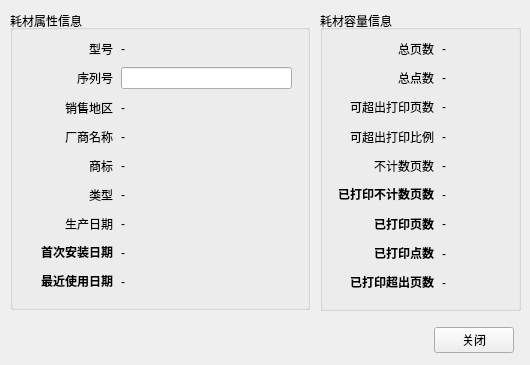
<?xml version="1.0" encoding="UTF-8"?>
<ui version="4.0">
 <class>ReadBack</class>
 <widget class="QDialog" name="ReadBack">
  <property name="geometry">
   <rect>
    <x>0</x>
    <y>0</y>
    <width>530</width>
    <height>365</height>
   </rect>
  </property>
  <property name="windowTitle">
   <string>耗材芯片回读信息</string>
  </property>
  <property name="styleSheet">
   <string notr="true"/>
  </property>
  <widget class="QWidget" name="layoutWidget_3">
   <property name="geometry">
    <rect>
     <x>10</x>
     <y>320</y>
     <width>510</width>
     <height>40</height>
    </rect>
   </property>
   <layout class="QHBoxLayout" name="horizontalLayout_6">
    <property name="leftMargin">
     <number>6</number>
    </property>
    <property name="topMargin">
     <number>6</number>
    </property>
    <property name="rightMargin">
     <number>6</number>
    </property>
    <property name="bottomMargin">
     <number>6</number>
    </property>
    <item>
     <spacer name="horizontalSpacer_4">
      <property name="orientation">
       <enum>Qt::Horizontal</enum>
      </property>
      <property name="sizeHint" stdset="0">
       <size>
        <width>40</width>
        <height>20</height>
       </size>
      </property>
     </spacer>
    </item>
    <item>
     <widget class="QPushButton" name="pushButton_7">
      <property name="text">
       <string>关闭</string>
      </property>
      <property name="autoDefault">
       <bool>false</bool>
      </property>
     </widget>
    </item>
   </layout>
  </widget>
  <widget class="QGroupBox" name="groupBox_2">
   <property name="geometry">
    <rect>
     <x>10</x>
     <y>10</y>
     <width>300</width>
     <height>300</height>
    </rect>
   </property>
   <property name="title">
    <string>耗材属性信息</string>
   </property>
   <property name="alignment">
    <set>Qt::AlignLeading|Qt::AlignLeft|Qt::AlignVCenter</set>
   </property>
   <widget class="QWidget" name="gridLayoutWidget_3">
    <property name="geometry">
     <rect>
      <x>10</x>
      <y>20</y>
      <width>280</width>
      <height>270</height>
     </rect>
    </property>
    <layout class="QGridLayout" name="gridLayout_2" columnstretch="1,2">
     <property name="leftMargin">
      <number>8</number>
     </property>
     <property name="topMargin">
      <number>8</number>
     </property>
     <property name="rightMargin">
      <number>8</number>
     </property>
     <property name="bottomMargin">
      <number>8</number>
     </property>
     <property name="spacing">
      <number>8</number>
     </property>
     <item row="2" column="0">
      <widget class="QLabel" name="label_20">
       <property name="text">
        <string>销售地区</string>
       </property>
       <property name="alignment">
        <set>Qt::AlignRight|Qt::AlignTrailing|Qt::AlignVCenter</set>
       </property>
      </widget>
     </item>
     <item row="0" column="1">
      <widget class="QLabel" name="label">
       <property name="text">
        <string>-</string>
       </property>
      </widget>
     </item>
     <item row="0" column="0">
      <widget class="QLabel" name="label_17">
       <property name="layoutDirection">
        <enum>Qt::LeftToRight</enum>
       </property>
       <property name="text">
        <string>型号</string>
       </property>
       <property name="alignment">
        <set>Qt::AlignRight|Qt::AlignTrailing|Qt::AlignVCenter</set>
       </property>
      </widget>
     </item>
     <item row="3" column="0">
      <widget class="QLabel" name="label_23">
       <property name="text">
        <string>厂商名称</string>
       </property>
       <property name="alignment">
        <set>Qt::AlignRight|Qt::AlignTrailing|Qt::AlignVCenter</set>
       </property>
      </widget>
     </item>
     <item row="1" column="0">
      <widget class="QLabel" name="label_19">
       <property name="text">
        <string>序列号</string>
       </property>
       <property name="alignment">
        <set>Qt::AlignRight|Qt::AlignTrailing|Qt::AlignVCenter</set>
       </property>
      </widget>
     </item>
     <item row="5" column="0">
      <widget class="QLabel" name="label_25">
       <property name="text">
        <string>类型</string>
       </property>
       <property name="alignment">
        <set>Qt::AlignRight|Qt::AlignTrailing|Qt::AlignVCenter</set>
       </property>
      </widget>
     </item>
     <item row="4" column="0">
      <widget class="QLabel" name="label_24">
       <property name="text">
        <string>商标</string>
       </property>
       <property name="alignment">
        <set>Qt::AlignRight|Qt::AlignTrailing|Qt::AlignVCenter</set>
       </property>
      </widget>
     </item>
     <item row="7" column="0">
      <widget class="QLabel" name="label_28">
       <property name="text">
        <string>&lt;html&gt;&lt;head/&gt;&lt;body&gt;&lt;p&gt;&lt;span style=&quot; font-weight:600;&quot;&gt;首次安装日期&lt;/span&gt;&lt;/p&gt;&lt;/body&gt;&lt;/html&gt;</string>
       </property>
       <property name="textFormat">
        <enum>Qt::RichText</enum>
       </property>
       <property name="alignment">
        <set>Qt::AlignRight|Qt::AlignTrailing|Qt::AlignVCenter</set>
       </property>
      </widget>
     </item>
     <item row="6" column="0">
      <widget class="QLabel" name="label_21">
       <property name="text">
        <string>生产日期</string>
       </property>
       <property name="alignment">
        <set>Qt::AlignRight|Qt::AlignTrailing|Qt::AlignVCenter</set>
       </property>
      </widget>
     </item>
     <item row="8" column="0">
      <widget class="QLabel" name="label_26">
       <property name="text">
        <string>&lt;html&gt;&lt;head/&gt;&lt;body&gt;&lt;p&gt;&lt;span style=&quot; font-weight:600;&quot;&gt;最近使用日期&lt;/span&gt;&lt;/p&gt;&lt;/body&gt;&lt;/html&gt;</string>
       </property>
       <property name="textFormat">
        <enum>Qt::RichText</enum>
       </property>
       <property name="alignment">
        <set>Qt::AlignRight|Qt::AlignTrailing|Qt::AlignVCenter</set>
       </property>
      </widget>
     </item>
     <item row="2" column="1">
      <widget class="QLabel" name="label_3">
       <property name="text">
        <string>-</string>
       </property>
      </widget>
     </item>
     <item row="3" column="1">
      <widget class="QLabel" name="label_6">
       <property name="text">
        <string>-</string>
       </property>
      </widget>
     </item>
     <item row="4" column="1">
      <widget class="QLabel" name="label_7">
       <property name="text">
        <string>-</string>
       </property>
      </widget>
     </item>
     <item row="5" column="1">
      <widget class="QLabel" name="label_8">
       <property name="text">
        <string>-</string>
       </property>
      </widget>
     </item>
     <item row="6" column="1">
      <widget class="QLabel" name="label_4">
       <property name="text">
        <string>-</string>
       </property>
      </widget>
     </item>
     <item row="7" column="1">
      <widget class="QLabel" name="label_11">
       <property name="text">
        <string>-</string>
       </property>
      </widget>
     </item>
     <item row="8" column="1">
      <widget class="QLabel" name="label_9">
       <property name="text">
        <string>-</string>
       </property>
      </widget>
     </item>
     <item row="1" column="1">
      <widget class="QLineEdit" name="lineEdit"/>
     </item>
    </layout>
   </widget>
  </widget>
  <widget class="QGroupBox" name="groupBox">
   <property name="geometry">
    <rect>
     <x>320</x>
     <y>10</y>
     <width>201</width>
     <height>301</height>
    </rect>
   </property>
   <property name="title">
    <string>耗材容量信息</string>
   </property>
   <property name="alignment">
    <set>Qt::AlignLeading|Qt::AlignLeft|Qt::AlignVCenter</set>
   </property>
   <widget class="QWidget" name="gridLayoutWidget_2">
    <property name="geometry">
     <rect>
      <x>10</x>
      <y>20</y>
      <width>181</width>
      <height>271</height>
     </rect>
    </property>
    <layout class="QGridLayout" name="gridLayout" columnstretch="3,2">
     <property name="leftMargin">
      <number>8</number>
     </property>
     <property name="topMargin">
      <number>8</number>
     </property>
     <property name="rightMargin">
      <number>8</number>
     </property>
     <property name="bottomMargin">
      <number>8</number>
     </property>
     <property name="spacing">
      <number>8</number>
     </property>
     <item row="0" column="1">
      <widget class="QLabel" name="label_5">
       <property name="text">
        <string>-</string>
       </property>
      </widget>
     </item>
     <item row="1" column="0">
      <widget class="QLabel" name="label_13">
       <property name="text">
        <string>总点数</string>
       </property>
       <property name="alignment">
        <set>Qt::AlignRight|Qt::AlignTrailing|Qt::AlignVCenter</set>
       </property>
      </widget>
     </item>
     <item row="3" column="1">
      <widget class="QLabel" name="label_29">
       <property name="text">
        <string>-</string>
       </property>
      </widget>
     </item>
     <item row="8" column="0">
      <widget class="QLabel" name="label_33">
       <property name="text">
        <string>&lt;html&gt;&lt;head/&gt;&lt;body&gt;&lt;p&gt;&lt;span style=&quot; font-weight:600;&quot;&gt;已打印超出页数&lt;/span&gt;&lt;/p&gt;&lt;/body&gt;&lt;/html&gt;</string>
       </property>
       <property name="textFormat">
        <enum>Qt::RichText</enum>
       </property>
       <property name="alignment">
        <set>Qt::AlignRight|Qt::AlignTrailing|Qt::AlignVCenter</set>
       </property>
      </widget>
     </item>
     <item row="2" column="1">
      <widget class="QLabel" name="label_22">
       <property name="text">
        <string>-</string>
       </property>
      </widget>
     </item>
     <item row="6" column="0">
      <widget class="QLabel" name="label_27">
       <property name="text">
        <string>&lt;html&gt;&lt;head/&gt;&lt;body&gt;&lt;p&gt;&lt;span style=&quot; font-weight:600;&quot;&gt;已打印页数&lt;/span&gt;&lt;/p&gt;&lt;/body&gt;&lt;/html&gt;</string>
       </property>
       <property name="textFormat">
        <enum>Qt::RichText</enum>
       </property>
       <property name="alignment">
        <set>Qt::AlignRight|Qt::AlignTrailing|Qt::AlignVCenter</set>
       </property>
      </widget>
     </item>
     <item row="6" column="1">
      <widget class="QLabel" name="label_10">
       <property name="text">
        <string>-</string>
       </property>
      </widget>
     </item>
     <item row="3" column="0">
      <widget class="QLabel" name="label_15">
       <property name="text">
        <string>可超出打印比例</string>
       </property>
       <property name="alignment">
        <set>Qt::AlignRight|Qt::AlignTrailing|Qt::AlignVCenter</set>
       </property>
      </widget>
     </item>
     <item row="1" column="1">
      <widget class="QLabel" name="label_18">
       <property name="text">
        <string>-</string>
       </property>
      </widget>
     </item>
     <item row="8" column="1">
      <widget class="QLabel" name="label_34">
       <property name="text">
        <string>-</string>
       </property>
      </widget>
     </item>
     <item row="7" column="0">
      <widget class="QLabel" name="label_31">
       <property name="text">
        <string>&lt;html&gt;&lt;head/&gt;&lt;body&gt;&lt;p&gt;&lt;span style=&quot; font-weight:600;&quot;&gt;已打印点数&lt;/span&gt;&lt;/p&gt;&lt;/body&gt;&lt;/html&gt;</string>
       </property>
       <property name="textFormat">
        <enum>Qt::RichText</enum>
       </property>
       <property name="alignment">
        <set>Qt::AlignRight|Qt::AlignTrailing|Qt::AlignVCenter</set>
       </property>
      </widget>
     </item>
     <item row="4" column="1">
      <widget class="QLabel" name="label_30">
       <property name="text">
        <string>-</string>
       </property>
      </widget>
     </item>
     <item row="2" column="0">
      <widget class="QLabel" name="label_14">
       <property name="text">
        <string>可超出打印页数</string>
       </property>
       <property name="alignment">
        <set>Qt::AlignRight|Qt::AlignTrailing|Qt::AlignVCenter</set>
       </property>
      </widget>
     </item>
     <item row="4" column="0">
      <widget class="QLabel" name="label_16">
       <property name="text">
        <string>不计数页数</string>
       </property>
       <property name="alignment">
        <set>Qt::AlignRight|Qt::AlignTrailing|Qt::AlignVCenter</set>
       </property>
      </widget>
     </item>
     <item row="7" column="1">
      <widget class="QLabel" name="label_32">
       <property name="text">
        <string>-</string>
       </property>
      </widget>
     </item>
     <item row="0" column="0">
      <widget class="QLabel" name="label_12">
       <property name="text">
        <string>总页数</string>
       </property>
       <property name="alignment">
        <set>Qt::AlignRight|Qt::AlignTrailing|Qt::AlignVCenter</set>
       </property>
      </widget>
     </item>
     <item row="5" column="0">
      <widget class="QLabel" name="label_2">
       <property name="text">
        <string>&lt;html&gt;&lt;head/&gt;&lt;body&gt;&lt;p&gt;&lt;span style=&quot; font-weight:600;&quot;&gt;已打印不计数页数&lt;/span&gt;&lt;/p&gt;&lt;/body&gt;&lt;/html&gt;</string>
       </property>
       <property name="textFormat">
        <enum>Qt::RichText</enum>
       </property>
       <property name="alignment">
        <set>Qt::AlignRight|Qt::AlignTrailing|Qt::AlignVCenter</set>
       </property>
      </widget>
     </item>
     <item row="5" column="1">
      <widget class="QLabel" name="label_35">
       <property name="text">
        <string>-</string>
       </property>
      </widget>
     </item>
    </layout>
   </widget>
  </widget>
 </widget>
 <resources/>
 <connections/>
</ui>
